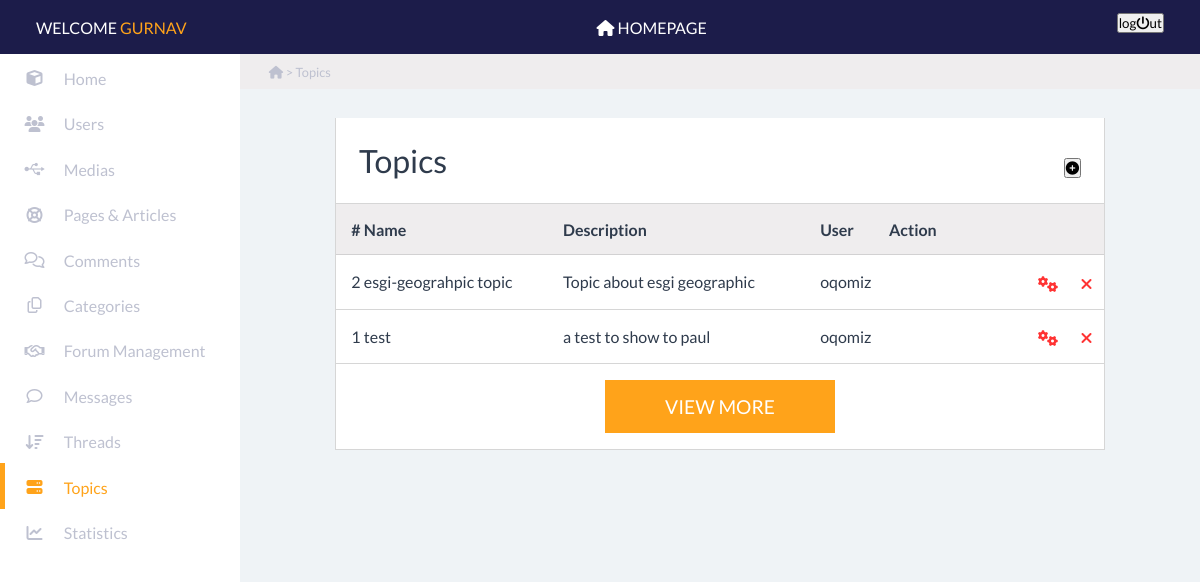
Screenshot of /esgi-geographic/admin/topics (signed in) with the database file from the repository.
### tables this page shows
CREATE TABLE `hbv_topics` (
  `id` int(11) NOT NULL,
  `name` varchar(60) NOT NULL,
  `description` varchar(255) NOT NULL,
  `date_inserted` datetime NOT NULL DEFAULT CURRENT_TIMESTAMP,
  `date_updated` datetime DEFAULT NULL ON UPDATE CURRENT_TIMESTAMP,
  `users_id` int(11) NOT NULL,
  `deleted` tinyint(1) NOT NULL DEFAULT '0'
);

### core/views/View.class.php (called while the page is built, shortened)
<?php
class View
{
    private $template;
    public function setTemplate($setTemp)
    {
        if (file_exists("template/".$setTemp.".temp.php")) {
            $this->template = $setTemp;
        } else {
            Helpers::log("Le template : ".$setTemp." n'existe pas.");
            throw new Exception("The request template : ".$setTemp." doesn't exist !");
        }
    }
    public function __destruct()
    {
        include ROOT.'template/'.$this->template.'.temp.php';
    }
}

### index.php (called while the page is built, shortened)
<?php
  $routing = new Core\Route\Routing();

### app/Autoloader.class.php (called while the page is built, shortened)
<?php
class Autoloader
{
      public static function autoload($class)
      {
          if (strpos($class, __NAMESPACE__ . '\\') === 0) {
              $class = str_replace(__NAMESPACE__ . '\\', '', $class);
              $class = explode("\\", $class);
              for($i = 0; $i < count($class) - 1; $i += 1) {
                $class[$i] = lcfirst($class[$i]);
              }
              $class = implode(DS, $class);
          }
      }
}

### core/Autoloader.class.php (called while the page is built, shortened)
<?php
  class Autoloader
  {
       public static function autoload($class)
       {
           if (strpos($class, __NAMESPACE__ . '\\') === 0) {
               $class = str_replace(__NAMESPACE__ . '\\', '', $class);
               $class = explode("\\", $class);
               for($i = 0; $i < count($class) - 1; $i += 1) {
                 $class[$i] = strtolower($class[$i]);
               }
               $class = implode(DS, $class);
           }
       }
  }

### core/database/BaseSql.class.php (called while the page is built, shortened)
<?php
  class BaseSql
  {
    private function setDb()
    {
        $this->db = new PDO(DB_DRIVER.":host=".DB_HOST.";port=".DB_PORT.";dbname=".DB_NAME, DB_USER, DB_PWD);
    }
  }

### app/admin/models/Topics.class.php (called while the page is built, shortened)
<?php
  class Topics extends Model
  {
      public static function getAllTopicsWithUsers($topics_id=null, $one=false) {
          $qb = new QueryBuilder();
          $query = "SELECT *, (SELECT COUNT(*) FROM ".DB_PREFIX."threads WHERE "
            .DB_PREFIX."threads.topics_id = ".(($topics_id===null)?DB_PREFIX."topics.id":$topics_id)
            ." AND ".DB_PREFIX."threads.deleted = 0 ) AS nbthreads
          FROM ".DB_PREFIX."topics
          INNER JOIN (SELECT id AS uid, username, img FROM hbv_users) AS usr ON usr.uid = ".DB_PREFIX."topics.users_id
          WHERE ( ".DB_PREFIX."topics.deleted = 0";
          $query .= " ) ORDER BY ".DB_PREFIX."topics.date_updated, ".DB_PREFIX."topics.date_inserted DESC";
          return $qb->query($query, null, $one);
      }
  }

### core/database/QueryBuilder.class.php (called while the page is built, shortened)
<?php
  class QueryBuilder extends BaseSql
  {
      public function query($statement, $class_name = null, $one = false)
      {
        try {
          $req = $this->db->query($statement);
          if ($class_name === null) {
              $req->setFetchMode(PDO::FETCH_OBJ);
          } else if ($class_name === null && $one === false) {
              $req->setFetchMode(PDO::FETCH_ASSOC);
          } else {
              $req->setFetchMode(PDO::FETCH_CLASS|PDO::FETCH_PROPS_LATE, $class_name);
          }
          if ($one === true) {
              $datas = $req->fetch();
          } else {
              $datas = $req->fetchAll();
          }
          return $datas;
        } catch (\Exception $e) {
          Helpers::log($e->getMessage());
          die("An error occured, please contact the site's admnistrator.");
        }
      }
  }

### app/admin/controllers/TopicsController.class.php (called while the page is built, shortened)
<?php
  class TopicsController extends Controller
  {
    public function indexAction()
    {
        $topics = Topics::getAllTopicsWithUsers();
    }
  }

### app/admin/views/forum/topics.view.php (the view)
<section class="information_panel">
    <div class="path">
        <p><i class="fa fa-home" aria-hidden="true"></i> > Topics</p>
    </div>
    <div class="only_one">
        <table class="six_columns">
            <caption>Topics<a href="<?php echo BASE_URL.'admin/topics/add'; ?>"><button title="Create topic"><i class="fa fa-plus-circle" aria-hidden="true"></i></button></a></caption>
            <thead>
            <tr>
                <th>#</th>
                <th>Name</th>
                <th>Description</th>
                <th>User</th>
                <th class="important_one">Action</th>
            </tr>
            </thead>
            <tbody>
            <?php foreach ($topics as $topic): ?>
                <tr>
                    <td><?php echo $topic->id; ?></td>
                    <td><?php echo $topic->name; ?></td>
                    <td><?php echo $topic->description; ?></td>
                    <td><?php echo $topic->username; ?></td>
                    <td>
                    <span></span>
                    <a href="<?php echo BASE_URL.'admin/topics/update/'.$topic->id; ?>"><button title="Modify"><i class="fa fa-cogs" aria-hidden="true"></i></button></a>
                        <button class="Delete" title="Delete" value="<?php echo BASE_URL.'admin/topics/delete/'.$topic->id; ?>"><i class="fa fa-times" aria-hidden="true"></i></button>
                    </td>
                </tr>
            <?php endforeach ?>
            </tbody>
        </table>
        <button class="view_more">view more</button>
    </div>
</section>

### public/assets/css/style_back.css (style rules this page uses)
* { margin: 0; padding: 0; font-family: 'Lato', sans-serif; }
table { width: 100%; border-collapse:collapse; }
section { display: block; overflow: hidden; }
.information_panel { width: 80%; float: right; background: #eff3f6; position: relative; min-height: 100vh; }
.information_panel div { overflow: auto; }
.information_panel>div { margin: 3%; }
.information_panel .path { font-size: 0.8rem; color: #bec1d0; background: #efedee; padding: 1% 3%; margin: 0%; }
.information_panel .only_one { width: 80%; background: white; margin-left: auto; margin-right: auto; border-right: solid 1px rgba(200,200,200,0.75); border-left: solid 1px rgba(200,200,200,0.75); border-bottom: solid 1px rgba(200,200,200,0.75); }
.information_panel .six_columns { color: #2f3b4c; }
.information_panel .six_columns caption { font-size: 2rem; text-align: left; padding: 3%; }
.information_panel .six_columns caption a { background: none; border: none; float: right; font-size: inherit; color: #00b33c; cursor: pointer; text-decoration: none; }
.information_panel .six_columns thead { background: #efedee; }
.information_panel .six_columns thead tr { border-top: solid 1px rgba(200,200,200,0.75); border-bottom: solid 1px rgba(200,200,200,0.75); }
.information_panel .six_columns thead tr th { padding: 2%; text-align: left; }
.information_panel .six_columns thead tr .important_one { width: 30%; }
.information_panel .six_columns tbody tr { border-top: solid 1px rgba(200,200,200,0.75); border-bottom: solid 1px rgba(200,200,200,0.75); }
.information_panel .six_columns tbody tr td { padding: 2%; text-align: left; position: relative; }
.information_panel .six_columns tbody tr td span { padding: 5%; color: white; width: 60%; display: inline-block; text-align: center; border: none; }
.information_panel .six_columns tbody tr td a:nth-child(2) { background: none; border: none; font-size: inherit; position: absolute; cursor: pointer; color: #ffa31a; right: 20%; top: 35%; }
.information_panel .six_columns tbody tr td button { background: none; border: none; font-size: inherit; position: absolute; cursor: pointer; color: #ff3333; right: 5%; top: 35%; }
.information_panel .view_more { margin: 2% auto; width: 30%; color: white; background: #ffa31a; border: none; text-transform: uppercase; padding: 2%; display: block; font-size: 1.2rem; cursor: pointer; text-decoration: none; text-align: center; }

### rows the page displays
hbv_topics: id "2", name "esgi-geograhpic topic", description "Topic about esgi geographic", username "oqomiz"
hbv_topics: id "1", name "test", description "a test to show to paul", username "oqomiz"

### other values shown
$_SESSION['user']['username'] "GURNAV"
